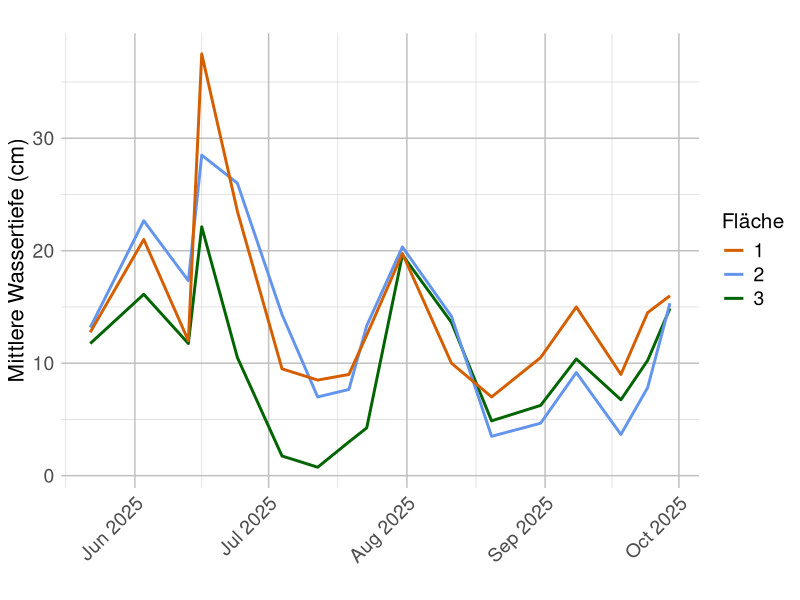
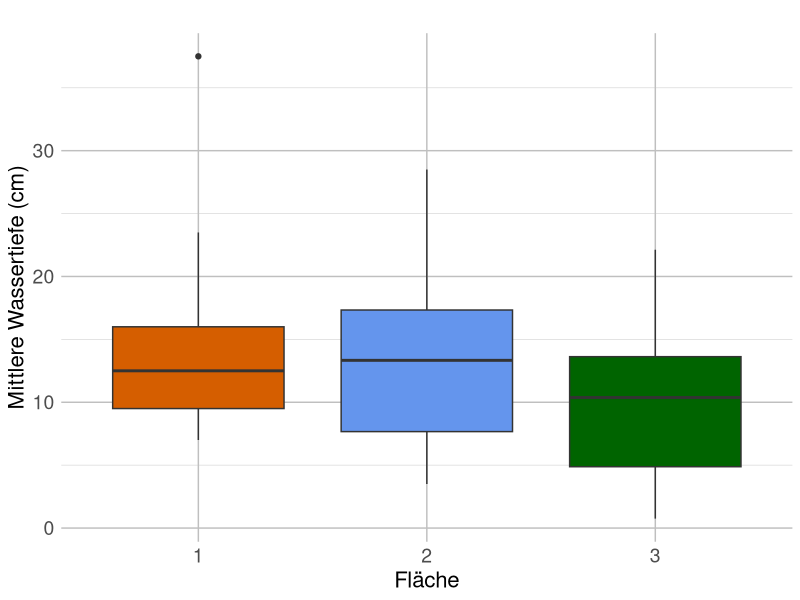
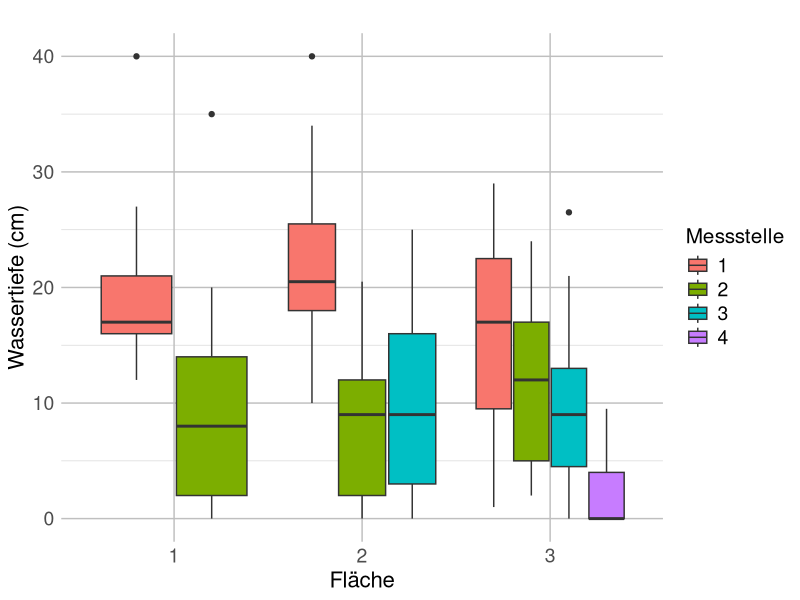
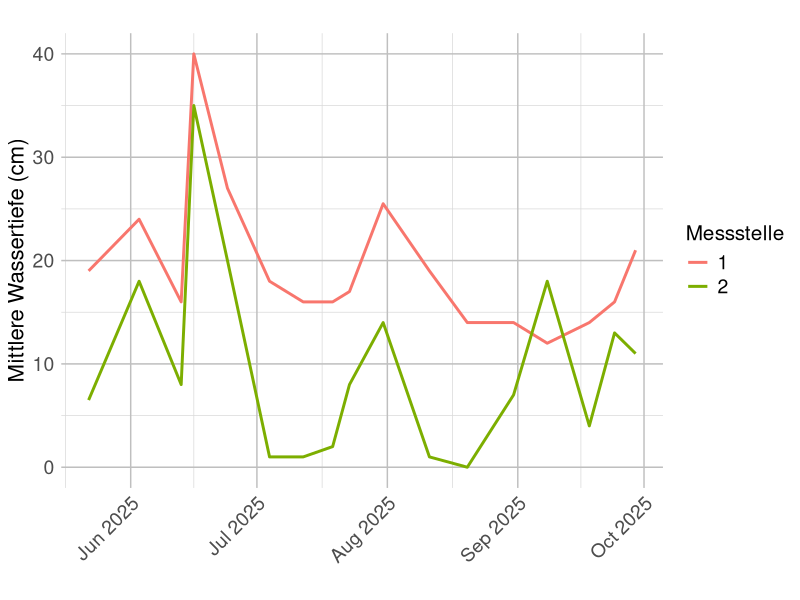
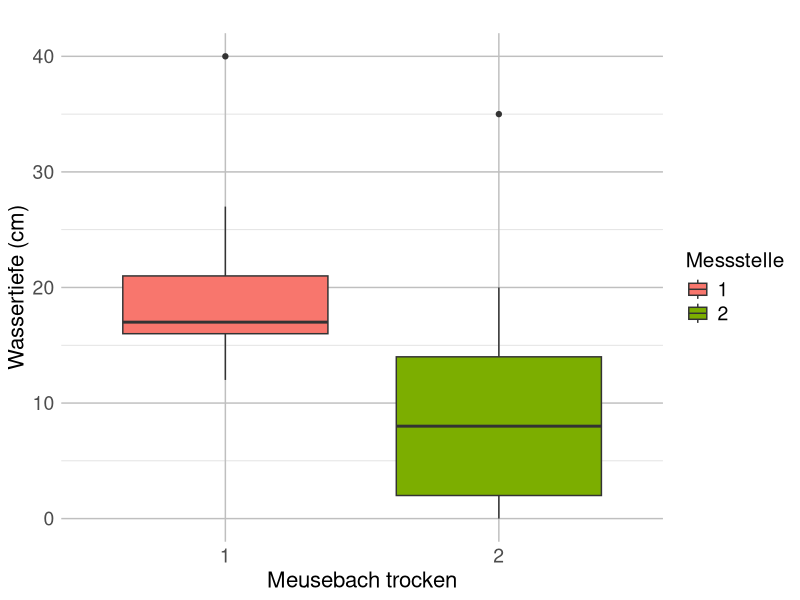
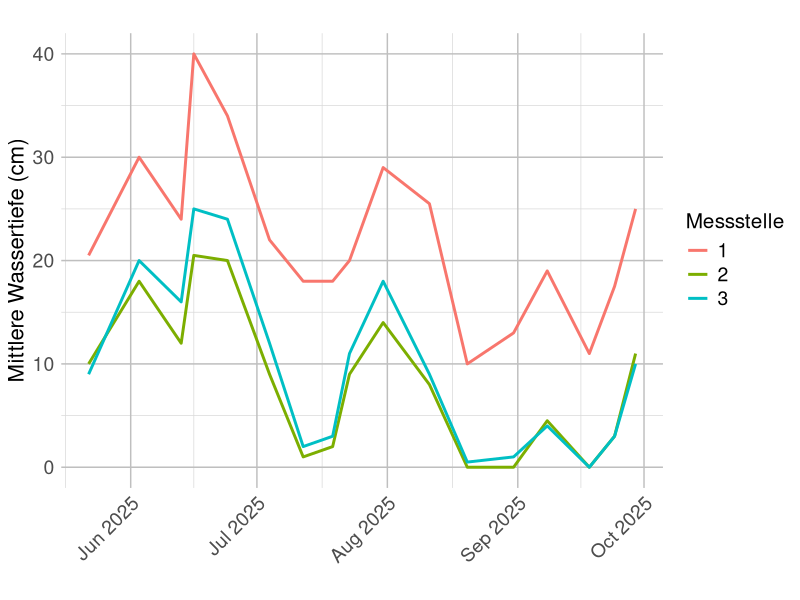
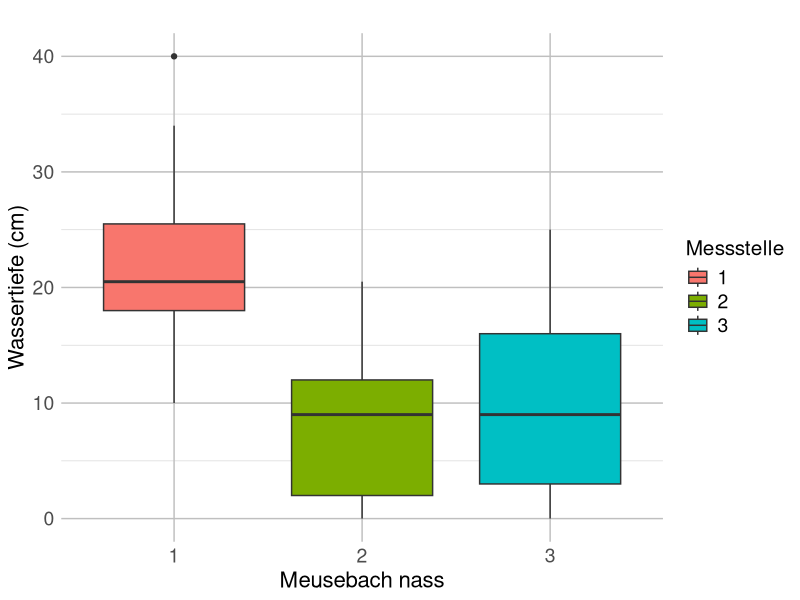
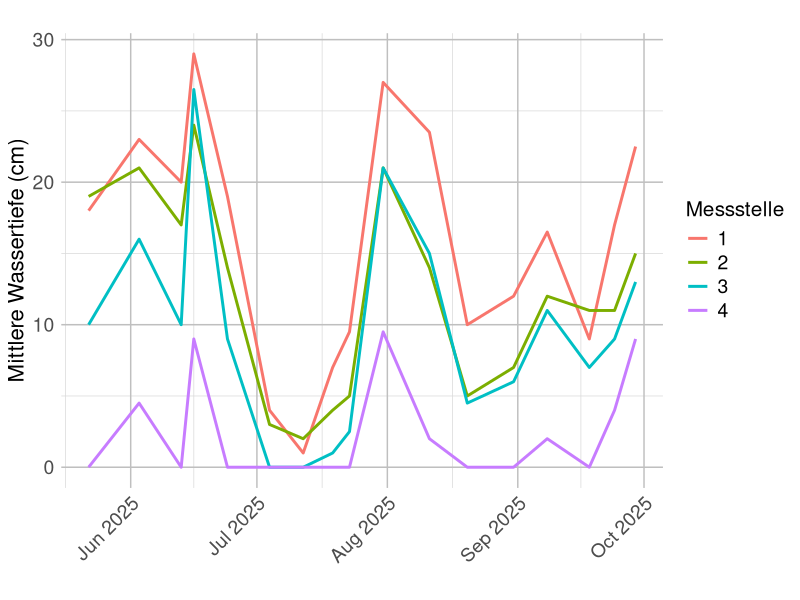

These charts were generated, in order, by the following R code:
## ---- chunk 1
library(readxl)
library(dplyr)
library(ggplot2)
library(lubridate)
library(tidyr)
## ---- chunk 2
Wassertiefen <- read_excel("Tabelle Wassertiefe.xlsx")
summary(Wassertiefen)
str(Wassertiefen)
class(Wassertiefen$Datum)

# Datum als Date konvertieren
Wassertiefen$Datum <- as.Date(Wassertiefen$Datum)

str(Wassertiefen)
class(Wassertiefen$Datum)
## ---- chunk 3
# Statistische Kennzahlen pro Messpunkt und Standort
Kennzahlen_messpunkt <- Wassertiefen %>%
  group_by(Standort, Messpunkt) %>%
  summarise(
    Mittelwert = mean(Wassertiefe, na.rm = TRUE),
    Median = median(Wassertiefe, na.rm = TRUE),
    Std = sd(Wassertiefe, na.rm = TRUE),
    Min = min(Wassertiefe, na.rm = TRUE),
    Max = max(Wassertiefe, na.rm = TRUE),
    Range = max(Wassertiefe, na.rm = TRUE) - min(Wassertiefe, na.rm = TRUE),
  )

Kennzahlen_messpunkt
## ---- chunk 4
# Statistische Kennzahlen pro Standort
Kennzahlen_standort <- Wassertiefen %>%
  group_by(Standort) %>%
  summarise(
    Mittelwert = mean(Wassertiefe, na.rm = TRUE),
    Median = median(Wassertiefe, na.rm = TRUE),
    Std = sd(Wassertiefe, na.rm = TRUE),
    Min = min(Wassertiefe, na.rm = TRUE),
    Max = max(Wassertiefe, na.rm = TRUE),
    Range = max(Wassertiefe, na.rm = TRUE) - min(Wassertiefe, na.rm = TRUE)
  )

Kennzahlen_standort
## ---- chunk 5
# Mittelwerte pro Tag/ pro Standort berechnen 
WT_mittel <- Wassertiefen %>% 
  group_by(Datum, Standort) %>% 
  summarise(WT_mean = mean(Wassertiefe, na.rm = TRUE)) %>% 
  ungroup()
## ---- chunk 6
# Liniendiagramm - Jahresverlauf
# Zeitlicher Verlauf der mittleren Wassertiefe nach Standort

ggplot(WT_mittel, aes(x = Datum, y = WT_mean, color = Standort)) +
  geom_line(linewidth = 1) +
  #geom_point(size = 2) +
  labs(
    title = "",
    x = "",
    y = "Mittlere Wassertiefe (cm)",
    color = "Fläche"
  ) +
  scale_color_manual(
    breaks = c("MT", "MN", "L"),
    values = c(
      "MT" = "#D55E00",
      "MN" = "#6495ED",
      "L"  = "#006400"
    ),
    labels = c(
      "MT" = "1",
      "MN" = "2",
      "L"  = "3"
    )
  ) +
  theme(
    axis.title.x = element_text(size = 16),
    axis.title.y = element_text(size = 16),

    axis.text.x = element_text(angle = 45, hjust = 1, size = 14),
    axis.text.y = element_text(size = 14),

    legend.title = element_text(size = 15),
    legend.text = element_text(size = 14),

    panel.grid.major = element_line(color = "grey75"),
    panel.grid.minor = element_line(color = "grey85"),

    axis.ticks = element_blank(),

    panel.background = element_rect(fill = "white", color = NA)
  ) +
  scale_x_date(
    date_breaks = "1 month",
    date_labels = "%b %Y"
  )
## ---- chunk 7
#ggsave(
  #"Zeitlicher Verlauf der mittleren Wassertiefe nach Standort.png",
  #width = 10,
  #height = 6,
  #dpi = 300
#)
## ---- chunk 8
# Boxplot pro Standort, Mittelwert der verschiedenen Messpunkte

ggplot(WT_mittel, aes(x = factor(Standort,levels = c("MT", "MN", "L")), y = WT_mean, fill = Standort)) +
  geom_boxplot() +
  labs(
    title = "",
    x = "Fläche",
    y = "Mittlere Wassertiefe (cm)"
  ) +
  scale_x_discrete(labels = c(
    "MT" = "1",
    "MN" = "2",
    "L"  = "3"
  )) +
  scale_fill_manual(
    values = c(
      "MT" = "#D55E00",
      "MN" = "#6495ED",
      "L"  = "#006400"
    )
  ) +
  theme(
    axis.title.x = element_text(size = 16),
    axis.title.y = element_text(size = 16),

    axis.text.x = element_text(size = 14),
    axis.text.y = element_text(size = 14),

    legend.position = "none",   

    panel.grid.major = element_line(color = "grey75"),
    panel.grid.minor = element_line(color = "grey85"),

    axis.ticks = element_blank(),

    panel.background = element_rect(fill = "white", color = NA)
  )
## ---- chunk 9
#ggsave(
  #"Boxplot_Vergleich der Flächen.png",
  #width = 10,
  #height = 6,
  #dpi = 300
#)
## ---- chunk 10
# Boxplot pro Standort, Messpunkte farblich unterscheiden
# Vergleich der Wassertiefen nach Standort und Messstelle (Mai–Sep 2025)

ggplot(Wassertiefen,
       aes(x = factor(Standort, levels = c("MT", "MN", "L")),
           y = Wassertiefe,
           fill = factor(Messpunkt))) +

  geom_boxplot(position = position_dodge(0.8)) +

  labs(
    title = "",
    x = "Fläche",
    y = "Wassertiefe (cm)",
    fill = "Messstelle"
  ) +

  scale_x_discrete(labels = c(
    "MT" = "1",
    "MN" = "2",
    "L"  = "3"
  )) +

  theme(
    axis.title.x = element_text(size = 16),
    axis.title.y = element_text(size = 16),

    axis.text.x = element_text(size = 14),
    axis.text.y = element_text(size = 14),

    legend.title = element_text(size = 15),
    legend.text = element_text(size = 14),

    panel.grid.major = element_line(color = "grey75"),
    panel.grid.minor = element_line(color = "grey85"),

    axis.ticks = element_blank(),

    panel.background = element_rect(fill = "white", color = NA)
  )
## ---- chunk 11
#ggsave(
  #"Boxplot_Vergleich der Wassertiefen nach Standort und Messstelle.png",
  #width = 10,
  #height = 6,
  #dpi = 300
#)
## ---- chunk 12
#### Jahresverlauf - Liniendiagramm
plot_lin1 <- function(df, st, titel = NULL) {
  
  # Daten nach Standort filtern
  df_sub1 <- df %>% filter(Standort == st)

  ggplot(df_sub1, aes(x = Datum, y = Wassertiefe, color = factor(Messpunkt))) +
    geom_line(linewidth = 1) +
    #geom_point(size = 2) +
    
    labs(
      title = titel,
      x = "",
      y = "Mittlere Wassertiefe (cm)",
      color = "Messstelle"
    ) +
    
    scale_x_date(
      date_breaks = "1 month",
      date_labels = "%b %Y"
    ) +
    scale_color_manual(
  values = c(
    "1" = "#F8766D",
    "2" = "#7CAE00",
    "3" = "#00BFC4",
    "4" = "#C77CFF"
  )
  ) +
    
    theme(
      axis.title.x = element_text(size = 16),
      axis.title.y = element_text(size = 16),

      axis.text.x = element_text(angle = 45, hjust = 1, size = 14),
      axis.text.y = element_text(size = 14),

      legend.title = element_text(size = 15),
      legend.text = element_text(size = 14),

      panel.grid.major = element_line(color = "grey75"),
      panel.grid.minor = element_line(color = "grey85"),

      axis.ticks = element_blank(),

      panel.background = element_rect(fill = "white", color = NA)
    )
}
## ---- chunk 13
#### Unterschiede zw. den Messstellen - Boxplot 
plot_box <- function(df, st, titel=NULL, x_name=NULL) {
  
  # Daten filtern
  df_sub2 <- df %>% filter(Standort == st)
  
  # x-Achsenname setzen, falls NULL
  if (is.null(x_name)) {
    x_name <- "Messpunkt"  # Standard
  }
  
  ggplot(df_sub2, aes(x = factor(Messpunkt), y = Wassertiefe, fill = factor(Messpunkt))) +
    geom_boxplot() +
    labs(
      title = titel,
      x = x_name,           # hier wird der flexible Name verwendet
      y = "Wassertiefe (cm)",
      fill = "Messstelle"
    ) +
    scale_fill_manual(
  values = c(
    "1" = "#F8766D",
    "2" = "#7CAE00",
    "3" = "#00BFC4",
    "4" = "#C77CFF"
  )
  ) +
    theme(
      axis.title.x = element_text(size = 16),
      axis.title.y = element_text(size = 16),

      axis.text.x = element_text(size = 14),
      axis.text.y = element_text(size = 14),

      legend.title = element_text(size = 15),
      legend.text = element_text(size = 14),

      panel.grid.major = element_line(color = "grey75"),
      panel.grid.minor = element_line(color = "grey85"),

      axis.ticks = element_blank(),

      panel.background = element_rect(fill = "white", color = NA)
    )
}

## ---- chunk 14
plot_lin1(Wassertiefen, "MT", titel="")
## ---- chunk 15
# Boxplot
plot_box(Wassertiefen, st="MT",
         titel="",
         x_name="Meusebach trocken")
## ---- chunk 16
# Liniendiagramm
plot_lin1(Wassertiefen, "MN", titel="")
## ---- chunk 17
# Boxplot
plot_box(Wassertiefen, st="MN",
         titel="",
         x_name="Meusebach nass")
## ---- chunk 18
# Liniendiagramm
plot_lin1(Wassertiefen, "L", titel="")
## ---- chunk 19
# Boxplot
plot_box(Wassertiefen, st="L",
         titel="",
         x_name="Lichtenau")
## ---- chunk 20
# welcher Standort hat die größten Wasserstandsschwankungen?

# Standardabweichung = wie stark der Wasserstand typischerweise um seinen Mittelwert schwankt
# Spannweite des Wasserstands = extremste Unterschiede zwischen dem höchsten und niedrigsten gemessenen Wasserstand

#Schwankung pro Standort (über Tagesmittelwerte)
WT_var_st <- WT_mittel %>%
  group_by(Standort) %>%
  summarise(
    sd_WT = sd(WT_mean, na.rm = TRUE),
    range_WT = max(WT_mean, na.rm = TRUE) - min(WT_mean, na.rm = TRUE)
  ) %>%
  arrange(desc(sd_WT))

WT_var_st

## ---- chunk 21
# Schwankung pro Messpunkt innerhalb eines Standorts
WT_var_mp <- Wassertiefen %>%
  group_by(Standort, Messpunkt) %>%
  summarise(
    sd_WT = sd(Wassertiefe, na.rm = TRUE),
    range_WT = max(Wassertiefe, na.rm = TRUE) - min(Wassertiefe, na.rm = TRUE)
  ) %>%
  arrange(desc(sd_WT))

WT_var_mp
## ---- chunk 22
# welcher Standort hat die meisten trocken gefallenen Tage, welcher die wenigsten (= Beständigkeit des Gewässers/Wasserspiegel)

# auch daraus kann man ggf ableiten, welches Gewässer das Wasser besser hält und Faktoren ableiten, warum es bei den anderen nicht so ist -> naturschutzfachliche Maßnahmen ggf ableiten/überdenken

WT_trocken_mp <- Wassertiefen %>%
  group_by(Standort, Messpunkt) %>%
  summarise(
    trockene_Tage = sum(Wassertiefe <= 1, na.rm = TRUE),
    gesamt_Messungen = n(),
    anteil_trocken = trockene_Tage / gesamt_Messungen
  ) %>%
  arrange(Standort, desc(trockene_Tage))

WT_trocken_mp

## ---- chunk 23
# Histogramm zur Häufigkeit der Wasserstände je Standort 
ggplot(Wassertiefen, aes(x = Wassertiefe, fill = Standort)) +
  geom_histogram(binwidth = 5, alpha = 0.7) +
  facet_wrap(~Standort) +
  theme_minimal() +
  labs(title = "Verteilung der Wasserstände pro Standort",
       x = "Wasserstand (cm)",
       y = "Anzahl der Messungen")

# Histogramm zur Häufigkeit der Wasserstände je Standort ohne Messpunkt 4 bei Lihtenau 
ggplot(
  Wassertiefen %>%
    filter(!(Standort == "L" & Messpunkt == 4)) %>%
    mutate(Standort = factor(Standort, levels = c("MT", "MN", "L"))),
  aes(x = Wassertiefe, fill = Standort)
) +
  geom_histogram(binwidth = 5, alpha = 0.7) +
  facet_wrap(~Standort) +
  labs(
    title = "",
    x = "Wasserstand (cm)",
    y = "Anzahl der Messungen",
    fill = "Fläche"              
  ) +
  scale_fill_manual(
    values = c(
      "MT" = "#D55E00",
      "MN" = "#6495ED",
      "L"  = "#006400"
    ),
    labels = c(                  
      "MT" = "1",
      "MN" = "2",
      "L"  = "3"
    )
  ) +
  theme(
    axis.title.x = element_text(size = 16),
    axis.title.y = element_text(size = 16),

    axis.text.x = element_text(size = 14),
    axis.text.y = element_text(size = 14),

    legend.title = element_text(size = 15),
    legend.text = element_text(size = 14),

    panel.grid.major = element_line(color = "grey75"),
    panel.grid.minor = element_line(color = "grey85"),

    axis.ticks = element_blank(),

    panel.background = element_rect(fill = "white", color = NA),

    strip.background = element_blank(),  # graue Balken entfernen
    strip.text = element_blank()         # MT/MN/L entfernen
  )
## ---- chunk 24
# Histogramm zur Häufigkeit der Wasserstände je Messpunkt und Standort 
Wassertiefen$Standort <- as.factor(Wassertiefen$Standort)
Wassertiefen$Messpunkt <- as.factor(Wassertiefen$Messpunkt)

standort_L <- Wassertiefen %>% 
  filter(Standort == "L")
standort_L <- Wassertiefen %>%
  filter(Standort == "L", Messpunkt != "4")#ohne Messpunkt 4 (verzerrt Daten)
standort_MN <- Wassertiefen %>% 
  filter(Standort == "MN")
standort_MT <- Wassertiefen %>% 
  filter(Standort == "MT")

ggplot(standort_L, aes(x = Wassertiefe, fill = factor(Messpunkt))) +
  geom_histogram(binwidth = 5, alpha = 0.7) +
  facet_wrap(~Messpunkt) +
  labs(
    title = "",
    x = "Wasserstand (cm)",
    y = "Anzahl Messungen",
    fill = "Messstelle"
  ) +
  scale_fill_manual(
    values = c(
      "1" = "#F8766D",
      "2" = "#7CAE00",
      "3" = "#00BFC4",
      "4" = "#C77CFF"
    )
  ) +
  theme(
    axis.title.x = element_text(size = 16),
    axis.title.y = element_text(size = 16),

    axis.text.x = element_text(size = 14),
    axis.text.y = element_text(size = 14),

    legend.title = element_text(size = 15),
    legend.text = element_text(size = 14),

    panel.grid.major = element_line(color = "grey75"),
    panel.grid.minor = element_line(color = "grey85"),

    axis.ticks = element_blank(),

    panel.background = element_rect(fill = "white", color = NA),

    strip.background = element_blank(),
    strip.text = element_blank()
  )

## ---- chunk 25
ggsave(
  "Histogramm_Häufigkeit der Wasserstände_Fläche 3 (ohne MS4).png",
  width = 10,
  height = 6,
  dpi = 300
)
## ---- chunk 26
Wassertiefen %>%
  filter(!(Standort == "L" & Messpunkt == "4")) %>%
  ggplot(aes(x = Wassertiefe, fill = Standort)) +
  geom_histogram(binwidth = 5, alpha = 0.7) +
  facet_grid(Standort ~ Messpunkt) +
  theme_minimal() +
  labs(
    title = "Histogramm der Wasserstände nach Standort und Messpunkt",
    x = "Wasserstand (cm)",
    y = "Anzahl Messungen",
    fill = "Fläche"
  ) +
  scale_fill_manual(
    values = c(
      "L" = "#1b9e77",
      "MT" = "#d95f02",
      "MN" = "#7570b3"
    ),
    labels = c(
      "L" = "Lichtenau",
      "MT" = "Meusebach trocken",
      "MN" = "Meusebach nass"
    )
  )
## ---- chunk 27
# Trocken- oder Hochwasserperioden zählen 
# Interpolation (da der Wasserstand nicht kontinuirlich gemessen wurde/in regelmäßigen Abständen)
library(zoo)

# Daten nach Datum sortieren und interpolieren
Wassertiefen <- Wassertiefen %>%
  arrange(Standort, Messpunkt, Datum) %>%
  group_by(Standort, Messpunkt) %>%
  mutate(Wassertiefe_interp = na.approx(Wassertiefe, x = as.numeric(Datum))) %>%
  ungroup()

# Trocken, Normalwasser, Hochwasser definieren
# Beispielwerte, noch keine konkreten festgelegt
Wassertiefen <- Wassertiefen %>%
  mutate(
    Trocken = Wassertiefe_interp < 3,
    Normalwasser = Wassertiefe_interp >= 3 & Wassertiefe_interp <= 25,
    Hochwasser = Wassertiefe_interp > 25
  )

# Zusammenhängende Perioden identifizieren
Wassertiefen <- Wassertiefen %>%
  group_by(Standort, Messpunkt) %>%
  mutate(
    Trocken_grp = cumsum(Trocken != lag(Trocken, default=first(Trocken))),
    Normalwasser_grp = cumsum(Normalwasser != lag(Normalwasser, default=first(Normalwasser))),
    Hochwasser_grp = cumsum(Hochwasser != lag(Hochwasser, default=first(Hochwasser)))
  ) %>%
  ungroup()

# Zusammenhängende Perioden zählen
Perioden_Anzahl <- Wassertiefen %>%
  group_by(Standort, Messpunkt) %>%
  summarise(
    TrockenPerioden = sum(Trocken & !duplicated(Trocken_grp)),
    NormalwasserPerioden = sum(Normalwasser & !duplicated(Normalwasser_grp)),
    HochwasserPerioden = sum(Hochwasser & !duplicated(Hochwasser_grp)),
    .groups = "drop"
  )

Perioden_Anzahl

## ---- chunk 28
TrockenPerioden <- Wassertiefen %>%
  filter(Trocken) %>%  # nur Trockenblöcke
  group_by(Standort, Messpunkt, Trocken_grp) %>%  # nach zusammenhängenden Perioden
  summarise(
    Start = min(Datum),  # erster Tag der Periode
    Ende = max(Datum),   # letzter Tag der Periode
    Dauer_Tage = as.numeric(max(Datum) - min(Datum)) + 1,  # Dauer in Tagen
    .groups = "drop"
  )

TrockenPerioden
## ---- chunk 29
HochwasserPerioden <- Wassertiefen %>%
  filter(Hochwasser) %>%  # nur Hochwasserblöcke
  group_by(Standort, Messpunkt, Hochwasser_grp) %>%
  summarise(
    Start = min(Datum),
    Ende = max(Datum),
    Dauer_Tage = as.numeric(max(Datum) - min(Datum)) + 1,
    .groups = "drop"
  )

HochwasserPerioden
## ---- chunk 30
NormalwasserPerioden <- Wassertiefen %>%
  filter(Normalwasser) %>%  # nur Normalwasserblöcke
  group_by(Standort, Messpunkt, Normalwasser_grp) %>%  # bereits vorhanden!
  summarise(
    Start = min(Datum),
    Ende = max(Datum),
    Dauer_Tage = as.numeric(max(Datum) - min(Datum)) + 1,
    .groups = "drop"
  )

NormalwasserPerioden
## ---- chunk 31
# Histogramm zur Häufigkeit der Wasserstände je Standort 
ggplot(Wassertiefen, aes(x = Wassertiefe, fill = Standort)) +
  geom_histogram(binwidth = 5, alpha = 0.7) +
  facet_wrap(~Standort) +
  theme_minimal() +
  labs(title = "Verteilung der Wasserstände pro Standort",
       x = "Wasserstand (cm)",
       y = "Anzahl der Messungen")

# Histogramm zur Häufigkeit der Wasserstände je Standort ohne Messpunkt 4 bei Lihtenau 
ggplot(
  Wassertiefen %>%
    filter(!(Standort == "L" & Messpunkt == 4)),
  aes(x = Wassertiefe, fill = Standort)
) +
  geom_histogram(binwidth = 5, alpha = 0.7) +
  facet_wrap(~Standort) +
  theme_minimal() +
  labs(
    title = "Verteilung der Wasserstände pro Standort",
    x = "Wasserstand (cm)",
    y = "Anzahl der Messungen"
  )
